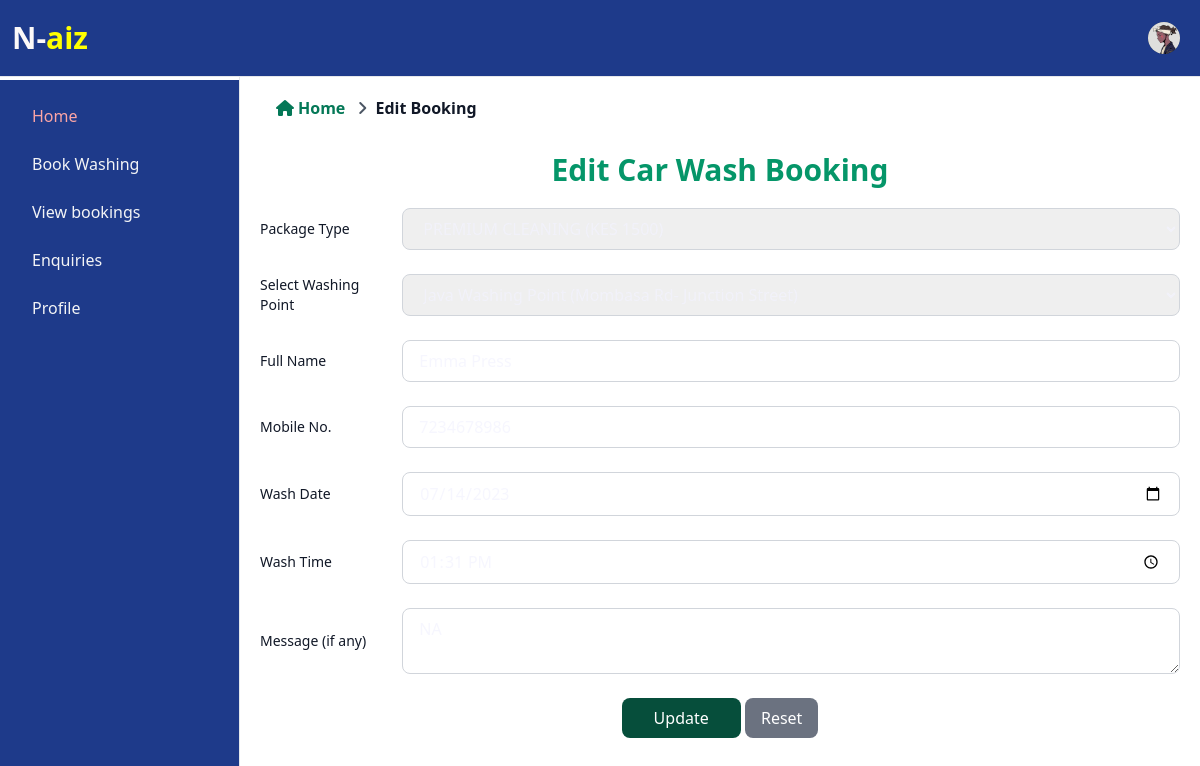
Page /user/edit-booking.php?bookingId=783971257 (signed in) on the committed database.
### tables this page shows
CREATE TABLE `tblcarwashbooking` (
  `id` int(11) NOT NULL,
  `bookingId` bigint(10) DEFAULT NULL,
  `packageType` varchar(120) DEFAULT NULL,
  `carWashPoint` int(11) DEFAULT NULL,
  `fullName` varchar(150) DEFAULT NULL,
  `mobileNumber` bigint(12) DEFAULT NULL,
  `washDate` date DEFAULT NULL,
  `washTime` time DEFAULT NULL,
  `message` mediumtext,
  `status` varchar(120) DEFAULT NULL,
  `adminRemark` mediumtext,
  `paymentMode` varchar(120) DEFAULT NULL,
  `txnNumber` varchar(120) DEFAULT NULL,
  `postingDate` timestamp NULL DEFAULT CURRENT_TIMESTAMP,
  `lastUpdationDate` timestamp NULL DEFAULT NULL ON UPDATE CURRENT_TIMESTAMP
);

### user/edit-booking.php (the view, shortened to what this page needs)
<?php
include('includes/config.php');
if (strlen($_SESSION['login']) == 0) {
    header('location:index.php');
} else {
    if (isset($_GET['bookingId'])) {
        $bookingId = $_GET['bookingId'];
        $sql = "SELECT * FROM tblcarwashbooking WHERE bookingId = :bookingId";
        $query = $dbh->prepare($sql);
        $query->bindParam(':bookingId', $bookingId, PDO::PARAM_INT);
        $query->execute();
        $booking = $query->fetch(PDO::FETCH_ASSOC);
    } else {
        header('location:mybookings.php');
    }
?>
    <!DOCTYPE HTML>
    <html>
    <head>
        <link href="css/style.css" rel='stylesheet' type='text/css' />
        <link href="https://cdn.jsdelivr.net/npm/tailwindcss@2.2.19/dist/tailwind.min.css" rel="stylesheet">
        <link href="https://cdnjs.cloudflare.com/ajax/libs/font-awesome/5.15.4/css/all.min.css" rel="stylesheet">
        <link href="css/font-awesome.css" rel="stylesheet">
    </head>
    <body>
        <?php include('includes/header.php'); ?>
        <div class="flex">
            <div class="w-1/5 bg-gray-200">
                <?php include('includes/sidebar.php'); ?>
            </div>
            <div class="w-4/5 bg-white py-4 px-5">
                <div class="px-4 py-8">
                    <ol class="breadcrumb flex items-center text-gray-500">
                        <li class="mr-2">
                            <a href="dashboard.php" class="text-green-700 hover:text-blue-600 font-bold "> <i class="fas fa-home mr-1"></i>Home </a>
                        </li>
                        <li>
                            <i class="fas fa-angle-right text-gray-600 mx-1"></i>
                            <span class="text-gray-900 font-bold ">Edit Booking</span>
                        </li>
                    </ol>
                </div>
                <div class="overflow-x-auto">
                    <div class="mb-2">
                        <h2 class="text-3xl text-center font-bold text-green-600">Edit Car Wash Booking</h2>
                        <div class="">
                            <form method="post" class="space-y-6">
                                <div class="flex items-center">
                                    <label for="packagetype" class="block text-sm font-medium text-gray-900 w-40">Package Type</label>
                                    <select name="packagetype" required class="ml-2 py-2 px-4 border border-gray-300 rounded-lg focus:ring-blue-500 focus:border-blue-500 dark:bg-gray-600 dark:border-gray-500 dark:text-white w-full">
                                        <option value="2" <?php if ($booking['packageType'] == '2') echo 'selected'; ?>>PREMIUM CLEANING (KES 1500)</option>
                                    </select>
                                </div>
                                <div class="flex items-center">
                                    <label for="washingpoint" class="block text-sm font-medium text-gray-900 w-40">Select Washing Point</label>
                                    <select name="washingpoint" required class="ml-2 py-2 px-4 border border-gray-300 rounded-lg focus:ring-blue-500 focus:border-blue-500 dark:bg-gray-600 dark:border-gray-500 dark:text-white w-full">
                                        <?php
                                        $sql = "SELECT * from tblwashingpoints";
                                        $query = $dbh->prepare($sql);
                                        $query->execute();
                                        $results = $query->fetchAll(PDO::FETCH_ASSOC);
                                        foreach ($results as $result) :
                                            $selected = ($booking['carWashPoint'] == $result['id']) ? 'selected' : '';
                                        ?>
                                            <option value="<?php echo htmlentities($result['id']); ?>" <?php echo $selected; ?>><?php echo htmlentities($result['washingPointName']); ?> (</option>
                                        <?php endforeach; ?>
                                    </select>
                                </div>
                                <div class="flex items-center">
                                    <label for="fname" class="block text-sm font-medium text-gray-900 w-40">Full Name</label>
                                    <input type="text" name="fname" value="<?php echo htmlentities($booking['fullName']); ?>" class="ml-2 py-2 px-4 border border-gray-300 rounded-lg focus:ring-blue-500 focus:border-blue-500 dark:bg-gray-600 dark:border-gray-500 dark:text-white w-full" required placeholder="Full Name">
                                </div>
                                <div class="flex items-center">
                                    <label for="contactno" class="block text-sm font-medium text-gray-900 w-40">Mobile No.</label>
                                    <input type="text" name="contactno" value="<?php echo htmlentities($booking['mobileNumber']); ?>" class="ml-2 py-2 px-4 border border-gray-300 rounded-lg focus:ring-blue-500 focus:border-blue-500 dark:bg-gray-600 dark:border-gray-500 dark:text-white w-full" pattern="[0-9]{10}" title="10 numeric characters only" required placeholder="Mobile No.">
                                </div>
                                <div class="flex items-center">
                                    <label for="washdate" class="block text-sm font-medium text-gray-900 w-40">Wash Date</label>
                                    <input type="date" name="washdate" value="<?php echo htmlentities($booking['washDate']); ?>" required class="ml-2 py-2 px-4 border border-gray-300 rounded-lg focus:ring-blue-500 focus:border-blue-500 dark:bg-gray-600 dark:border-gray-500 dark:text-white w-full">
                                </div>
                                <div class="flex items-center">
                                    <label for="washtime" class="block text-sm font-medium text-gray-900 w-40">Wash Time</label>
                                    <input type="time" name="washtime" value="<?php echo htmlentities($booking['washTime']); ?>" required class="ml-2 py-2 px-4 border border-gray-300 rounded-lg focus:ring-blue-500 focus:border-blue-500 dark:bg-gray-600 dark:border-gray-500 dark:text-white w-full">
                                </div>
                                <div class="flex items-center">
                                    <label for="message" class="block text-sm font-medium text-gray-900 w-40">Message (if any)</label>
                                    <textarea name="message" class="ml-2 py-2 px-4 border border-gray-300 rounded-lg focus:ring-blue-500 focus:border-blue-500 dark:bg-gray-600 dark:border-gray-500 dark:text-white w-full" placeholder="Message if any"><?php echo htmlentities($booking['message']); ?></textarea>
                                </div>
                                <div class="row flex justify-center">
                                    <div class="col-sm-8 col-sm-offset-2">
                                        <button type="submit" name="update" class="py-2 px-8 bg-green-900 text-white rounded-lg hover:bg-blue-900 focus:outline-none focus:bg-gray-600">Update</button>
                                        <button type="reset" class="py-2 px-4 bg-gray-500 text-white rounded-lg hover:bg-gray-200 focus:outline-none focus:bg-gray-600">Reset</button>
                                    </div>
                                </div>
                            </form>
                        </div>
                    </div>
                </div>
            </div>
        </div>
    </body>
    </html>
<?php } ?>

### css/style.css (style rules this page uses)
:root { --color-primary: #053F5E; --color-primary-light: rgba(104, 248, 138, 0.18); --color-primary-variant: #585ac7; --color-green-light: hsl(156, 100%, 38%, 15%); --color-gray-900: #053F5E; --color-gray-700: #2d2b7c; --color-gray-300: rgba(242, 242, 254, 0.3); --color-gray-200: rgba(242, 242, 254, 0.7); --color-white: #FFFFFF; --color-bg: #022C43; --color-b: #1a7dda; --color-red-light: hsl(346, 87%, 46%, 15%); --color-green: #00c476; --color-yellow: #FFD700; --color-black: #000000; }
* { margin: 0; padding: 0; outline: 0; border: 0; appearance: 0; list-style: none; text-decoration: none; box-sizing: border-box; }
body { font-family: 'Poppins', sans-serif; line-height: 1.7; margin: 0; padding: 0; overflow-x: hidden; color: var(--color-gray-200); }
h1, h2, h3, h4, h5 { color: var(--color-white); line-height: 1.7rem; }
h2 { font-size: 1.7rem; margin: 1rem 0; color: var(--color-b) }
a { color: var(--color-white); transition: var(--transition); }
.flex { display: flex; }
.justify-center { justify-content: center; }

### rows in the picture
tblcarwashbooking: packagetype "PREMIUM CLEANING (KES 1500)", fname "Emma Press", contactno "7234678986", washdate "07/14/2023", washtime "13:31:00", message "NA"

### other values in the picture
form field washingpoint "Java Washing Point (Mombasa Rd- Junction Street)"
